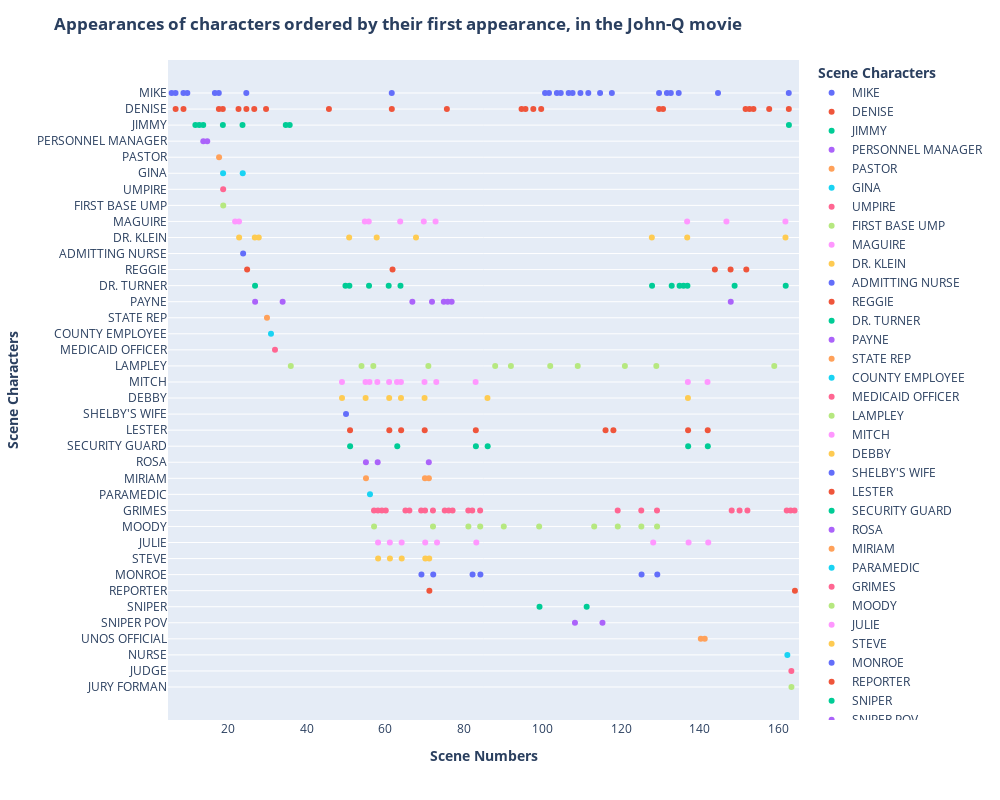

The notebook cell this image was saved under:
### Code cell
df_xter_app = dia.character_appearances(movie_characters)

### Figure 1 — Plotly figure (JSON) as saved in the notebook; plotly's stock layout.template omitted (floating-point values rounded to 4 significant figures)
{"data": [{"alignmentgroup": "True", "boxpoints": "all", "customdata": [["MIKE", 6], ["MIKE", 7], ["MIKE", 9], ["MIKE", 10], ["MIKE", 17], ["MIKE", 18], ["MIKE", 25], ["MIKE", 62], ["MIKE", 101], ["MIKE", 102], ["MIKE", 104], ["MIKE", 105], ["MIKE", 107], ["MIKE", 108], ["MIKE", 110], ["MIKE", 112], ["MIKE", 115], ["MIKE", 118], ["MIKE", 130], ["MIKE", 132], ["MIKE", 133], ["MIKE", 135], ["MIKE", 145], ["MIKE", 163]], "fillcolor": "rgba(255,255,255,0)", "hoveron": "points", "hovertemplate": "<b> Scene Characters <b>=%{customdata[0]}<br>Scene Numbers=%{customdata[1]}<extra></extra>", "legendgroup": "MIKE", "line": {"color": "rgba(255,255,255,0)"}, "marker": {"color": "#636efa"}, "name": "MIKE", "offsetgroup": "MIKE", "orientation": "v", "pointpos": 0, "showlegend": true, "type": "box", "x": [6, 7, 9, 10, 17, 18, 25, 62, 101, 102, 104, 105, 107, 108, 110, 112, 115, 118, 130, 132, 133, 135, 145, 163], "x0": " ", "xaxis": "x", "y": ["MIKE", "MIKE", "MIKE", "MIKE", "MIKE", "MIKE", "MIKE", "MIKE", "MIKE", "MIKE", "MIKE", "MIKE", "MIKE", "MIKE", "MIKE", "MIKE", "MIKE", "MIKE", "MIKE", "MIKE", "MIKE", "MIKE", "MIKE", "MIKE"], "y0": " ", "yaxis": "y"}, {"alignmentgroup": "True", "boxpoints": "all", "customdata": [["DENISE", 7], ["DENISE", 9], ["DENISE", 18], ["DENISE", 19], ["DENISE", 23], ["DENISE", 25], ["DENISE", 27], ["DENISE", 30], ["DENISE", 46], ["DENISE", 62], ["DENISE", 76], ["DENISE", 95], ["DENISE", 96], ["DENISE", 98], ["DENISE", 100], ["DENISE", 130], ["DENISE", 131], ["DENISE", 152], ["DENISE", 153], ["DENISE", 154], ["DENISE", 158], ["DENISE", 163]], "fillcolor": "rgba(255,255,255,0)", "hoveron": "points", "hovertemplate": "<b> Scene Characters <b>=%{customdata[0]}<br>Scene Numbers=%{customdata[1]}<extra></extra>", "legendgroup": "DENISE", "line": {"color": "rgba(255,255,255,0)"}, "marker": {"color": "#EF553B"}, "name": "DENISE", "offsetgroup": "DENISE", "orientation": "v", "pointpos": 0, "showlegend": true, "type": "box", "x": [7, 9, 18, 19, 23, 25, 27, 30, 46, 62, 76, 95, 96, 98, 100, 130, 131, 152, 153, 154, 158, 163], "x0": " ", "xaxis": "x", "y": ["DENISE", "DENISE", "DENISE", "DENISE", "DENISE", "DENISE", "DENISE", "DENISE", "DENISE", "DENISE", "DENISE", "DENISE", "DENISE", "DENISE", "DENISE", "DENISE", "DENISE", "DENISE", "DENISE", "DENISE", "DENISE", "DENISE"], "y0": " ", "yaxis": "y"}, {"alignmentgroup": "True", "boxpoints": "all", "customdata": [["JIMMY", 12], ["JIMMY", 13], ["JIMMY", 14], ["JIMMY", 19], ["JIMMY", 24], ["JIMMY", 35], ["JIMMY", 36], ["JIMMY", 163]], "fillcolor": "rgba(255,255,255,0)", "hoveron": "points", "hovertemplate": "<b> Scene Characters <b>=%{customdata[0]}<br>Scene Numbers=%{customdata[1]}<extra></extra>", "legendgroup": "JIMMY", "line": {"color": "rgba(255,255,255,0)"}, "marker": {"color": "#00cc96"}, "name": "JIMMY", "offsetgroup": "JIMMY", "orientation": "v", "pointpos": 0, "showlegend": true, "type": "box", "x": [12, 13, 14, 19, 24, 35, 36, 163], "x0": " ", "xaxis": "x", "y": ["JIMMY", "JIMMY", "JIMMY", "JIMMY", "JIMMY", "JIMMY", "JIMMY", "JIMMY"], "y0": " ", "yaxis": "y"}, {"alignmentgroup": "True", "boxpoints": "all", "customdata": [["PERSONNEL MANAGER", 14], ["PERSONNEL MANAGER", 15]], "fillcolor": "rgba(255,255,255,0)", "hoveron": "points", "hovertemplate": "<b> Scene Characters <b>=%{customdata[0]}<br>Scene Numbers=%{customdata[1]}<extra></extra>", "legendgroup": "PERSONNEL MANAGER", "line": {"color": "rgba(255,255,255,0)"}, "marker": {"color": "#ab63fa"}, "name": "PERSONNEL MANAGER", "offsetgroup": "PERSONNEL MANAGER", "orientation": "v", "pointpos": 0, "showlegend": true, "type": "box", "x": [14, 15], "x0": " ", "xaxis": "x", "y": ["PERSONNEL MANAGER", "PERSONNEL MANAGER"], "y0": " ", "yaxis": "y"}, {"alignmentgroup": "True", "boxpoints": "all", "customdata": [["PASTOR", 18]], "fillcolor": "rgba(255,255,255,0)", "hoveron": "points", "hovertemplate": "<b> Scene Characters <b>=%{customdata[0]}<br>Scene Numbers=%{customdata[1]}<extra></extra>", "legendgroup": "PASTOR", "line": {"color": "rgba(255,255,255,0)"}, "marker": {"color": "#FFA15A"}, "name": "PASTOR", "offsetgroup": "PASTOR", "orientation": "v", "pointpos": 0, "showlegend": true, "type": "box", "x": [18], "x0": " ", "xaxis": "x", "y": ["PASTOR"], "y0": " ", "yaxis": "y"}, {"alignmentgroup": "True", "boxpoints": "all", "customdata": [["GINA", 19], ["GINA", 24]], "fillcolor": "rgba(255,255,255,0)", "hoveron": "points", "hovertemplate": "<b> Scene Characters <b>=%{customdata[0]}<br>Scene Numbers=%{customdata[1]}<extra></extra>", "legendgroup": "GINA", "line": {"color": "rgba(255,255,255,0)"}, "marker": {"color": "#19d3f3"}, "name": "GINA", "offsetgroup": "GINA", "orientation": "v", "pointpos": 0, "showlegend": true, "type": "box", "x": [19, 24], "x0": " ", "xaxis": "x", "y": ["GINA", "GINA"], "y0": " ", "yaxis": "y"}, {"alignmentgroup": "True", "boxpoints": "all", "customdata": [["UMPIRE", 19]], "fillcolor": "rgba(255,255,255,0)", "hoveron": "points", "hovertemplate": "<b> Scene Characters <b>=%{customdata[0]}<br>Scene Numbers=%{customdata[1]}<extra></extra>", "legendgroup": "UMPIRE", "line": {"color": "rgba(255,255,255,0)"}, "marker": {"color": "#FF6692"}, "name": "UMPIRE", "offsetgroup": "UMPIRE", "orientation": "v", "pointpos": 0, "showlegend": true, "type": "box", "x": [19], "x0": " ", "xaxis": "x", "y": ["UMPIRE"], "y0": " ", "yaxis": "y"}, {"alignmentgroup": "True", "boxpoints": "all", "customdata": [["FIRST BASE UMP", 19]], "fillcolor": "rgba(255,255,255,0)", "hoveron": "points", "hovertemplate": "<b> Scene Characters <b>=%{customdata[0]}<br>Scene Numbers=%{customdata[1]}<extra></extra>", "legendgroup": "FIRST BASE UMP", "line": {"color": "rgba(255,255,255,0)"}, "marker": {"color": "#B6E880"}, "name": "FIRST BASE UMP", "offsetgroup": "FIRST BASE UMP", "orientation": "v", "pointpos": 0, "showlegend": true, "type": "box", "x": [19], "x0": " ", "xaxis": "x", "y": ["FIRST BASE UMP"], "y0": " ", "yaxis": "y"}, {"alignmentgroup": "True", "boxpoints": "all", "customdata": [["MAGUIRE", 22], ["MAGUIRE", 23], ["MAGUIRE", 55], ["MAGUIRE", 56], ["MAGUIRE", 64], ["MAGUIRE", 70], ["MAGUIRE", 73], ["MAGUIRE", 137], ["MAGUIRE", 147], ["MAGUIRE", 162]], "fillcolor": "rgba(255,255,255,0)", "hoveron": "points", "hovertemplate": "<b> Scene Characters <b>=%{customdata[0]}<br>Scene Numbers=%{customdata[1]}<extra></extra>", "legendgroup": "MAGUIRE", "line": {"color": "rgba(255,255,255,0)"}, "marker": {"color": "#FF97FF"}, "name": "MAGUIRE", "offsetgroup": "MAGUIRE", "orientation": "v", "pointpos": 0, "showlegend": true, "type": "box", "x": [22, 23, 55, 56, 64, 70, 73, 137, 147, 162], "x0": " ", "xaxis": "x", "y": ["MAGUIRE", "MAGUIRE", "MAGUIRE", "MAGUIRE", "MAGUIRE", "MAGUIRE", "MAGUIRE", "MAGUIRE", "MAGUIRE", "MAGUIRE"], "y0": " ", "yaxis": "y"}, {"alignmentgroup": "True", "boxpoints": "all", "customdata": [["DR. KLEIN", 23], ["DR. KLEIN", 27], ["DR. KLEIN", 28], ["DR. KLEIN", 51], ["DR. KLEIN", 58], ["DR. KLEIN", 68], ["DR. KLEIN", 128], ["DR. KLEIN", 137], ["DR. KLEIN", 162]], "fillcolor": "rgba(255,255,255,0)", "hoveron": "points", "hovertemplate": "<b> Scene Characters <b>=%{customdata[0]}<br>Scene Numbers=%{customdata[1]}<extra></extra>", "legendgroup": "DR. KLEIN", "line": {"color": "rgba(255,255,255,0)"}, "marker": {"color": "#FECB52"}, "name": "DR. KLEIN", "offsetgroup": "DR. KLEIN", "orientation": "v", "pointpos": 0, "showlegend": true, "type": "box", "x": [23, 27, 28, 51, 58, 68, 128, 137, 162], "x0": " ", "xaxis": "x", "y": ["DR. KLEIN", "DR. KLEIN", "DR. KLEIN", "DR. KLEIN", "DR. KLEIN", "DR. KLEIN", "DR. KLEIN", "DR. KLEIN", "DR. KLEIN"], "y0": " ", "yaxis": "y"}, {"alignmentgroup": "True", "boxpoints": "all", "customdata": [["ADMITTING NURSE", 24]], "fillcolor": "rgba(255,255,255,0)", "hoveron": "points", "hovertemplate": "<b> Scene Characters <b>=%{customdata[0]}<br>Scene Numbers=%{customdata[1]}<extra></extra>", "legendgroup": "ADMITTING NURSE", "line": {"color": "rgba(255,255,255,0)"}, "marker": {"color": "#636efa"}, "name": "ADMITTING NURSE", "offsetgroup": "ADMITTING NURSE", "orientation": "v", "pointpos": 0, "showlegend": true, "type": "box", "x": [24], "x0": " ", "xaxis": "x", "y": ["ADMITTING NURSE"], "y0": " ", "yaxis": "y"}, {"alignmentgroup": "True", "boxpoints": "all", "customdata": [["REGGIE", 25], ["REGGIE", 62], ["REGGIE", 144], ["REGGIE", 148], ["REGGIE", 152]], "fillcolor": "rgba(255,255,255,0)", "hoveron": "points", "hovertemplate": "<b> Scene Characters <b>=%{customdata[0]}<br>Scene Numbers=%{customdata[1]}<extra></extra>", "legendgroup": "REGGIE", "line": {"color": "rgba(255,255,255,0)"}, "marker": {"color": "#EF553B"}, "name": "REGGIE", "offsetgroup": "REGGIE", "orientation": "v", "pointpos": 0, "showlegend": true, "type": "box", "x": [25, 62, 144, 148, 152], "x0": " ", "xaxis": "x", "y": ["REGGIE", "REGGIE", "REGGIE", "REGGIE", "REGGIE"], "y0": " ", "yaxis": "y"}, {"alignmentgroup": "True", "boxpoints": "all", "customdata": [["DR. TURNER", 27], ["DR. TURNER", 50], ["DR. TURNER", 51], ["DR. TURNER", 56], ["DR. TURNER", 61], ["DR. TURNER", 64], ["DR. TURNER", 128], ["DR. TURNER", 133], ["DR. TURNER", 135], ["DR. TURNER", 136], ["DR. TURNER", 137], ["DR. TURNER", 149], ["DR. TURNER", 162]], "fillcolor": "rgba(255,255,255,0)", "hoveron": "points", "hovertemplate": "<b> Scene Characters <b>=%{customdata[0]}<br>Scene Numbers=%{customdata[1]}<extra></extra>", "legendgroup": "DR. TURNER", "line": {"color": "rgba(255,255,255,0)"}, "marker": {"color": "#00cc96"}, "name": "DR. TURNER", "offsetgroup": "DR. TURNER", "orientation": "v", "pointpos": 0, "showlegend": true, "type": "box", "x": [27, 50, 51, 56, 61, 64, 128, 133, 135, 136, 137, 149, 162], "x0": " ", "xaxis": "x", "y": ["DR. TURNER", "DR. TURNER", "DR. TURNER", "DR. TURNER", "DR. TURNER", "DR. TURNER", "DR. TURNER", "DR. TURNER", "DR. TURNER", "DR. TURNER", "DR. TURNER", "DR. TURNER", "DR. TURNER"], "y0": " ", "yaxis": "y"}, {"alignmentgroup": "True", "boxpoints": "all", "customdata": [["PAYNE", 27], ["PAYNE", 34], ["PAYNE", 67], ["PAYNE", 72], ["PAYNE", 75], ["PAYNE", 76], ["PAYNE", 77], ["PAYNE", 148]], "fillcolor": "rgba(255,255,255,0)", "hoveron": "points", "hovertemplate": "<b> Scene Characters <b>=%{customdata[0]}<br>Scene Numbers=%{customdata[1]}<extra></extra>", "legendgroup": "PAYNE", "line": {"color": "rgba(255,255,255,0)"}, "marker": {"color": "#ab63fa"}, "name": "PAYNE", "offsetgroup": "PAYNE", "orientation": "v", "pointpos": 0, "showlegend": true, "type": "box", "x": [27, 34, 67, 72, 75, 76, 77, 148], "x0": " ", "xaxis": "x", "y": ["PAYNE", "PAYNE", "PAYNE", "PAYNE", "PAYNE", "PAYNE", "PAYNE", "PAYNE"], "y0": " ", "yaxis": "y"}, {"alignmentgroup": "True", "boxpoints": "all", "customdata": [["STATE REP", 30]], "fillcolor": "rgba(255,255,255,0)", "hoveron": "points", "hovertemplate": "<b> Scene Characters <b>=%{customdata[0]}<br>Scene Numbers=%{customdata[1]}<extra></extra>", "legendgroup": "STATE REP", "line": {"color": "rgba(255,255,255,0)"}, "marker": {"color": "#FFA15A"}, "name": "STATE REP", "offsetgroup": "STATE REP", "orientation": "v", "pointpos": 0, "showlegend": true, "type": "box", "x": [30], "x0": " ", "xaxis": "x", "y": ["STATE REP"], "y0": " ", "yaxis": "y"}, {"alignmentgroup": "True", "boxpoints": "all", "customdata": [["COUNTY EMPLOYEE", 31]], "fillcolor": "rgba(255,255,255,0)", "hoveron": "points", "hovertemplate": "<b> Scene Characters <b>=%{customdata[0]}<br>Scene Numbers=%{customdata[1]}<extra></extra>", "legendgroup": "COUNTY EMPLOYEE", "line": {"color": "rgba(255,255,255,0)"}, "marker": {"color": "#19d3f3"}, "name": "COUNTY EMPLOYEE", "offsetgroup": "COUNTY EMPLOYEE", "orientation": "v", "pointpos": 0, "showlegend": true, "type": "box", "x": [31], "x0": " ", "xaxis": "x", "y": ["COUNTY EMPLOYEE"], "y0": " ", "yaxis": "y"}, {"alignmentgroup": "True", "boxpoints": "all", "customdata": [["MEDICAID OFFICER", 32]], "fillcolor": "rgba(255,255,255,0)", "hoveron": "points", "hovertemplate": "<b> Scene Characters <b>=%{customdata[0]}<br>Scene Numbers=%{customdata[1]}<extra></extra>", "legendgroup": "MEDICAID OFFICER", "line": {"color": "rgba(255,255,255,0)"}, "marker": {"color": "#FF6692"}, "name": "MEDICAID OFFICER", "offsetgroup": "MEDICAID OFFICER", "orientation": "v", "pointpos": 0, "showlegend": true, "type": "box", "x": [32], "x0": " ", "xaxis": "x", "y": ["MEDICAID OFFICER"], "y0": " ", "yaxis": "y"}, {"alignmentgroup": "True", "boxpoints": "all", "customdata": [["LAMPLEY", 36], ["LAMPLEY", 54], ["LAMPLEY", 57], ["LAMPLEY", 71], ["LAMPLEY", 88], ["LAMPLEY", 92], ["LAMPLEY", 102], ["LAMPLEY", 109], ["LAMPLEY", 121], ["LAMPLEY", 129], ["LAMPLEY", 159]], "fillcolor": "rgba(255,255,255,0)", "hoveron": "points", "hovertemplate": "<b> Scene Characters <b>=%{customdata[0]}<br>Scene Numbers=%{customdata[1]}<extra></extra>", "legendgroup": "LAMPLEY", "line": {"color": "rgba(255,255,255,0)"}, "marker": {"color": "#B6E880"}, "name": "LAMPLEY", "offsetgroup": "LAMPLEY", "orientation": "v", "pointpos": 0, "showlegend": true, "type": "box", "x": [36, 54, 57, 71, 88, 92, 102, 109, 121, 129, 159], "x0": " ", "xaxis": "x", "y": ["LAMPLEY", "LAMPLEY", "LAMPLEY", "LAMPLEY", "LAMPLEY", "LAMPLEY", "LAMPLEY", "LAMPLEY", "LAMPLEY", "LAMPLEY", "LAMPLEY"], "y0": " ", "yaxis": "y"}, {"alignmentgroup": "True", "boxpoints": "all", "customdata": [["MITCH", 49], ["MITCH", 55], ["MITCH", 56], ["MITCH", 58], ["MITCH", 61], ["MITCH", 63], ["MITCH", 64], ["MITCH", 70], ["MITCH", 73], ["MITCH", 83], ["MITCH", 137], ["MITCH", 142]], "fillcolor": "rgba(255,255,255,0)", "hoveron": "points", "hovertemplate": "<b> Scene Characters <b>=%{customdata[0]}<br>Scene Numbers=%{customdata[1]}<extra></extra>", "legendgroup": "MITCH", "line": {"color": "rgba(255,255,255,0)"}, "marker": {"color": "#FF97FF"}, "name": "MITCH", "offsetgroup": "MITCH", "orientation": "v", "pointpos": 0, "showlegend": true, "type": "box", "x": [49, 55, 56, 58, 61, 63, 64, 70, 73, 83, 137, 142], "x0": " ", "xaxis": "x", "y": ["MITCH", "MITCH", "MITCH", "MITCH", "MITCH", "MITCH", "MITCH", "MITCH", "MITCH", "MITCH", "MITCH", "MITCH"], "y0": " ", "yaxis": "y"}, {"alignmentgroup": "True", "boxpoints": "all", "customdata": [["DEBBY", 49], ["DEBBY", 55], ["DEBBY", 61], ["DEBBY", 64], ["DEBBY", 70], ["DEBBY", 86], ["DEBBY", 137]], "fillcolor": "rgba(255,255,255,0)", "hoveron": "points", "hovertemplate": "<b> Scene Characters <b>=%{customdata[0]}<br>Scene Numbers=%{customdata[1]}<extra></extra>", "legendgroup": "DEBBY", "line": {"color": "rgba(255,255,255,0)"}, "marker": {"color": "#FECB52"}, "name": "DEBBY", "offsetgroup": "DEBBY", "orientation": "v", "pointpos": 0, "showlegend": true, "type": "box", "x": [49, 55, 61, 64, 70, 86, 137], "x0": " ", "xaxis": "x", "y": ["DEBBY", "DEBBY", "DEBBY", "DEBBY", "DEBBY", "DEBBY", "DEBBY"], "y0": " ", "yaxis": "y"}, {"alignmentgroup": "True", "boxpoints": "all", "customdata": [["SHELBY'S WIFE", 50]], "fillcolor": "rgba(255,255,255,0)", "hoveron": "points", "hovertemplate": "<b> Scene Characters <b>=%{customdata[0]}<br>Scene Numbers=%{customdata[1]}<extra></extra>", "legendgroup": "SHELBY'S WIFE", "line": {"color": "rgba(255,255,255,0)"}, "marker": {"color": "#636efa"}, "name": "SHELBY'S WIFE", "offsetgroup": "SHELBY'S WIFE", "orientation": "v", "pointpos": 0, "showlegend": true, "type": "box", "x": [50], "x0": " ", "xaxis": "x", "y": ["SHELBY'S WIFE"], "y0": " ", "yaxis": "y"}, {"alignmentgroup": "True", "boxpoints": "all", "customdata": [["LESTER", 51], ["LESTER", 61], ["LESTER", 64], ["LESTER", 70], ["LESTER", 83], ["LESTER", 116], ["LESTER", 118], ["LESTER", 137], ["LESTER", 142]], "fillcolor": "rgba(255,255,255,0)", "hoveron": "points", "hovertemplate": "<b> Scene Characters <b>=%{customdata[0]}<br>Scene Numbers=%{customdata[1]}<extra></extra>", "legendgroup": "LESTER", "line": {"color": "rgba(255,255,255,0)"}, "marker": {"color": "#EF553B"}, "name": "LESTER", "offsetgroup": "LESTER", "orientation": "v", "pointpos": 0, "showlegend": true, "type": "box", "x": [51, 61, 64, 70, 83, 116, 118, 137, 142], "x0": " ", "xaxis": "x", "y": ["LESTER", "LESTER", "LESTER", "LESTER", "LESTER", "LESTER", "LESTER", "LESTER", "LESTER"], "y0": " ", "yaxis": "y"}, {"alignmentgroup": "True", "boxpoints": "all", "customdata": [["SECURITY GUARD", 51], ["SECURITY GUARD", 63], ["SECURITY GUARD", 83], ["SECURITY GUARD", 86], ["SECURITY GUARD", 137], ["SECURITY GUARD", 142]], "fillcolor": "rgba(255,255,255,0)", "hoveron": "points", "hovertemplate": "<b> Scene Characters <b>=%{customdata[0]}<br>Scene Numbers=%{customdata[1]}<extra></extra>", "legendgroup": "SECURITY GUARD", "line": {"color": "rgba(255,255,255,0)"}, "marker": {"color": "#00cc96"}, "name": "SECURITY GUARD", "offsetgroup": "SECURITY GUARD", "orientation": "v", "pointpos": 0, "showlegend": true, "type": "box", "x": [51, 63, 83, 86, 137, 142], "x0": " ", "xaxis": "x", "y": ["SECURITY GUARD", "SECURITY GUARD", "SECURITY GUARD", "SECURITY GUARD", "SECURITY GUARD", "SECURITY GUARD"], "y0": " ", "yaxis": "y"}, {"alignmentgroup": "True", "boxpoints": "all", "customdata": [["ROSA", 55], ["ROSA", 58], ["ROSA", 71]], "fillcolor": "rgba(255,255,255,0)", "hoveron": "points", "hovertemplate": "<b> Scene Characters <b>=%{customdata[0]}<br>Scene Numbers=%{customdata[1]}<extra></extra>", "legendgroup": "ROSA", "line": {"color": "rgba(255,255,255,0)"}, "marker": {"color": "#ab63fa"}, "name": "ROSA", "offsetgroup": "ROSA", "orientation": "v", "pointpos": 0, "showlegend": true, "type": "box", "x": [55, 58, 71], "x0": " ", "xaxis": "x", "y": ["ROSA", "ROSA", "ROSA"], "y0": " ", "yaxis": "y"}, {"alignmentgroup": "True", "boxpoints": "all", "customdata": [["MIRIAM", 55], ["MIRIAM", 70], ["MIRIAM", 71]], "fillcolor": "rgba(255,255,255,0)", "hoveron": "points", "hovertemplate": "<b> Scene Characters <b>=%{customdata[0]}<br>Scene Numbers=%{customdata[1]}<extra></extra>", "legendgroup": "MIRIAM", "line": {"color": "rgba(255,255,255,0)"}, "marker": {"color": "#FFA15A"}, "name": "MIRIAM", "offsetgroup": "MIRIAM", "orientation": "v", "pointpos": 0, "showlegend": true, "type": "box", "x": [55, 70, 71], "x0": " ", "xaxis": "x", "y": ["MIRIAM", "MIRIAM", "MIRIAM"], "y0": " ", "yaxis": "y"}, {"alignmentgroup": "True", "boxpoints": "all", "customdata": [["PARAMEDIC", 56]], "fillcolor": "rgba(255,255,255,0)", "hoveron": "points", "hovertemplate": "<b> Scene Characters <b>=%{customdata[0]}<br>Scene Numbers=%{customdata[1]}<extra></extra>", "legendgroup": "PARAMEDIC", "line": {"color": "rgba(255,255,255,0)"}, "marker": {"color": "#19d3f3"}, "name": "PARAMEDIC", "offsetgroup": "PARAMEDIC", "orientation": "v", "pointpos": 0, "showlegend": true, "type": "box", "x": [56], "x0": " ", "xaxis": "x", "y": ["PARAMEDIC"], "y0": " ", "yaxis": "y"}, {"alignmentgroup": "True", "boxpoints": "all", "customdata": [["GRIMES", 57], ["GRIMES", 58], ["GRIMES", 59], ["GRIMES", 60], ["GRIMES", 65], ["GRIMES", 66], ["GRIMES", 69], ["GRIMES", 70], ["GRIMES", 72], ["GRIMES", 75], ["GRIMES", 76], ["GRIMES", 77], ["GRIMES", 81], ["GRIMES", 82], ["GRIMES", 84], ["GRIMES", 119], ["GRIMES", 125], ["GRIMES", 129], ["GRIMES", 148], ["GRIMES", 150], ["GRIMES", 152], ["GRIMES", 162], ["GRIMES", 163], ["GRIMES", 164]], "fillcolor": "rgba(255,255,255,0)", "hoveron": "points", "hovertemplate": "<b> Scene Characters <b>=%{customdata[0]}<br>Scene Numbers=%{customdata[1]}<extra></extra>", "legendgroup": "GRIMES", "line": {"color": "rgba(255,255,255,0)"}, "marker": {"color": "#FF6692"}, "name": "GRIMES", "offsetgroup": "GRIMES", "orientation": "v", "pointpos": 0, "showlegend": true, "type": "box", "x": [57, 58, 59, 60, 65, 66, 69, 70, 72, 75, 76, 77, 81, 82, 84, 119, 125, 129, 148, 150, 152, 162, 163, 164], "x0": " ", "xaxis": "x", "y": ["GRIMES", "GRIMES", "GRIMES", "GRIMES", "GRIMES", "GRIMES", "GRIMES", "GRIMES", "GRIMES", "GRIMES", "GRIMES", "GRIMES", "GRIMES", "GRIMES", "GRIMES", "GRIMES", "GRIMES", "GRIMES", "GRIMES", "GRIMES", "GRIMES", "GRIMES", "GRIMES", "GRIMES"], "y0": " ", "yaxis": "y"}, {"alignmentgroup": "True", "boxpoints": "all", "customdata": [["MOODY", 57], ["MOODY", 72], ["MOODY", 81], ["MOODY", 84], ["MOODY", 90], ["MOODY", 99], ["MOODY", 113], ["MOODY", 119], ["MOODY", 125], ["MOODY", 129]], "fillcolor": "rgba(255,255,255,0)", "hoveron": "points", "hovertemplate": "<b> Scene Characters <b>=%{customdata[0]}<br>Scene Numbers=%{customdata[1]}<extra></extra>", "legendgroup": "MOODY", "line": {"color": "rgba(255,255,255,0)"}, "marker": {"color": "#B6E880"}, "name": "MOODY", "offsetgroup": "MOODY", "orientation": "v", "pointpos": 0, "showlegend": true, "type": "box", "x": [57, 72, 81, 84, 90, 99, 113, 119, 125, 129], "x0": " ", "xaxis": "x", "y": ["MOODY", "MOODY", "MOODY", "MOODY", "MOODY", "MOODY", "MOODY", "MOODY", "MOODY", "MOODY"], "y0": " ", "yaxis": "y"}, {"alignmentgroup": "True", "boxpoints": "all", "customdata": [["JULIE", 58], ["JULIE", 61], ["JULIE", 64], ["JULIE", 70], ["JULIE", 73], ["JULIE", 83], ["JULIE", 128], ["JULIE", 137], ["JULIE", 142]], "fillcolor": "rgba(255,255,255,0)", "hoveron": "points", "hovertemplate": "<b> Scene Characters <b>=%{customdata[0]}<br>Scene Numbers=%{customdata[1]}<extra></extra>", "legendgroup": "JULIE", "line": {"color": "rgba(255,255,255,0)"}, "marker": {"color": "#FF97FF"}, "name": "JULIE", "offsetgroup": "JULIE", "orientation": "v", "pointpos": 0, "showlegend": true, "type": "box", "x": [58, 61, 64, 70, 73, 83, 128, 137, 142], "x0": " ", "xaxis": "x", "y": ["JULIE", "JULIE", "JULIE", "JULIE", "JULIE", "JULIE", "JULIE", "JULIE", "JULIE"], "y0": " ", "yaxis": "y"}, {"alignmentgroup": "True", "boxpoints": "all", "customdata": [["STEVE", 58], ["STEVE", 61], ["STEVE", 64], ["STEVE", 70], ["STEVE", 71]], "fillcolor": "rgba(255,255,255,0)", "hoveron": "points", "hovertemplate": "<b> Scene Characters <b>=%{customdata[0]}<br>Scene Numbers=%{customdata[1]}<extra></extra>", "legendgroup": "STEVE", "line": {"color": "rgba(255,255,255,0)"}, "marker": {"color": "#FECB52"}, "name": "STEVE", "offsetgroup": "STEVE", "orientation": "v", "pointpos": 0, "showlegend": true, "type": "box", "x": [58, 61, 64, 70, 71], "x0": " ", "xaxis": "x", "y": ["STEVE", "STEVE", "STEVE", "STEVE", "STEVE"], "y0": " ", "yaxis": "y"}, {"alignmentgroup": "True", "boxpoints": "all", "customdata": [["MONROE", 69], ["MONROE", 72], ["MONROE", 82], ["MONROE", 84], ["MONROE", 125], ["MONROE", 129]], "fillcolor": "rgba(255,255,255,0)", "hoveron": "points", "hovertemplate": "<b> Scene Characters <b>=%{customdata[0]}<br>Scene Numbers=%{customdata[1]}<extra></extra>", "legendgroup": "MONROE", "line": {"color": "rgba(255,255,255,0)"}, "marker": {"color": "#636efa"}, "name": "MONROE", "offsetgroup": "MONROE", "orientation": "v", "pointpos": 0, "showlegend": true, "type": "box", "x": [69, 72, 82, 84, 125, 129], "x0": " ", "xaxis": "x", "y": ["MONROE", "MONROE", "MONROE", "MONROE", "MONROE", "MONROE"], "y0": " ", "yaxis": "y"}, {"alignmentgroup": "True", "boxpoints": "all", "customdata": [["REPORTER", 71], ["REPORTER", 164]], "fillcolor": "rgba(255,255,255,0)", "hoveron": "points", "hovertemplate": "<b> Scene Characters <b>=%{customdata[0]}<br>Scene Numbers=%{customdata[1]}<extra></extra>", "legendgroup": "REPORTER", "line": {"color": "rgba(255,255,255,0)"}, "marker": {"color": "#EF553B"}, "name": "REPORTER", "offsetgroup": "REPORTER", "orientation": "v", "pointpos": 0, "showlegend": true, "type": "box", "x": [71, 164], "x0": " ", "xaxis": "x", "y": ["REPORTER", "REPORTER"], "y0": " ", "yaxis": "y"}, {"alignmentgroup": "True", "boxpoints": "all", "customdata": [["SNIPER", 99], ["SNIPER", 111]], "fillcolor": "rgba(255,255,255,0)", "hoveron": "points", "hovertemplate": "<b> Scene Characters <b>=%{customdata[0]}<br>Scene Numbers=%{customdata[1]}<extra></extra>", "legendgroup": "SNIPER", "line": {"color": "rgba(255,255,255,0)"}, "marker": {"color": "#00cc96"}, "name": "SNIPER", "offsetgroup": "SNIPER", "orientation": "v", "pointpos": 0, "showlegend": true, "type": "box", "x": [99, 111], "x0": " ", "xaxis": "x", "y": ["SNIPER", "SNIPER"], "y0": " ", "yaxis": "y"}, {"alignmentgroup": "True", "boxpoints": "all", "customdata": [["SNIPER POV", 108], ["SNIPER POV", 115]], "fillcolor": "rgba(255,255,255,0)", "hoveron": "points", "hovertemplate": "<b> Scene Characters <b>=%{customdata[0]}<br>Scene Numbers=%{customdata[1]}<extra></extra>", "legendgroup": "SNIPER POV", "line": {"color": "rgba(255,255,255,0)"}, "marker": {"color": "#ab63fa"}, "name": "SNIPER POV", "offsetgroup": "SNIPER POV", "orientation": "v", "pointpos": 0, "showlegend": true, "type": "box", "x": [108, 115], "x0": " ", "xaxis": "x", "y": ["SNIPER POV", "SNIPER POV"], "y0": " ", "yaxis": "y"}, {"alignmentgroup": "True", "boxpoints": "all", "customdata": [["UNOS OFFICIAL", 140], ["UNOS OFFICIAL", 141]], "fillcolor": "rgba(255,255,255,0)", "hoveron": "points", "hovertemplate": "<b> Scene Characters <b>=%{customdata[0]}<br>Scene Numbers=%{customdata[1]}<extra></extra>", "legendgroup": "UNOS OFFICIAL", "line": {"color": "rgba(255,255,255,0)"}, "marker": {"color": "#FFA15A"}, "name": "UNOS OFFICIAL", "offsetgroup": "UNOS OFFICIAL", "orientation": "v", "pointpos": 0, "showlegend": true, "type": "box", "x": [140, 141], "x0": " ", "xaxis": "x", "y": ["UNOS OFFICIAL", "UNOS OFFICIAL"], "y0": " ", "yaxis": "y"}, {"alignmentgroup": "True", "boxpoints": "all", "customdata": [["NURSE", 162]], "fillcolor": "rgba(255,255,255,0)", "hoveron": "points", "hovertemplate": "<b> Scene Characters <b>=%{customdata[0]}<br>Scene Numbers=%{customdata[1]}<extra></extra>", "legendgroup": "NURSE", "line": {"color": "rgba(255,255,255,0)"}, "marker": {"color": "#19d3f3"}, "name": "NURSE", "offsetgroup": "NURSE", "orientation": "v", "pointpos": 0, "showlegend": true, "type": "box", "x": [162], "x0": " ", "xaxis": "x", "y": ["NURSE"], "y0": " ", "yaxis": "y"}, {"alignmentgroup": "True", "boxpoints": "all", "customdata": [["JUDGE", 163]], "fillcolor": "rgba(255,255,255,0)", "hoveron": "points", "hovertemplate": "<b> Scene Characters <b>=%{customdata[0]}<br>Scene Numbers=%{customdata[1]}<extra></extra>", "legendgroup": "JUDGE", "line": {"color": "rgba(255,255,255,0)"}, "marker": {"color": "#FF6692"}, "name": "JUDGE", "offsetgroup": "JUDGE", "orientation": "v", "pointpos": 0, "showlegend": true, "type": "box", "x": [163], "x0": " ", "xaxis": "x", "y": ["JUDGE"], "y0": " ", "yaxis": "y"}, {"alignmentgroup": "True", "boxpoints": "all", "customdata": [["JURY FORMAN", 163]], "fillcolor": "rgba(255,255,255,0)", "hoveron": "points", "hovertemplate": "<b> Scene Characters <b>=%{customdata[0]}<br>Scene Numbers=%{customdata[1]}<extra></extra>", "legendgroup": "JURY FORMAN", "line": {"color": "rgba(255,255,255,0)"}, "marker": {"color": "#B6E880"}, "name": "JURY FORMAN", "offsetgroup": "JURY FORMAN", "orientation": "v", "pointpos": 0, "showlegend": true, "type": "box", "x": [163], "x0": " ", "xaxis": "x", "y": ["JURY FORMAN"], "y0": " ", "yaxis": "y"}], "layout": {"boxmode": "group", "height": 800, "legend": {"title": {"text": "<b> Scene Characters <b>"}, "tracegroupgap": 0}, "margin": {"t": 60}, "title": {"text": "<b> Appearances of characters ordered by their first appearance, in the John-Q movie <b>"}, "width": 1000, "xaxis": {"anchor": "y", "domain": [0, 1], "title": {"text": "<b> Scene Numbers <b>"}}, "yaxis": {"anchor": "x", "categoryarray": ["JURY FORMAN", "JUDGE", "NURSE", "UNOS OFFICIAL", "SNIPER POV", "SNIPER", "REPORTER", "MONROE", "STEVE", "JULIE", "MOODY", "GRIMES", "PARAMEDIC", "MIRIAM", "ROSA", "SECURITY GUARD", "LESTER", "SHELBY'S WIFE", "DEBBY", "MITCH", "LAMPLEY", "MEDICAID OFFICER", "COUNTY EMPLOYEE", "STATE REP", "PAYNE", "DR. TURNER", "REGGIE", "ADMITTING NURSE", "DR. KLEIN", "MAGUIRE", "FIRST BASE UMP", "UMPIRE", "GINA", "PASTOR", "PERSONNEL MANAGER", "JIMMY", "DENISE", "MIKE"], "categoryorder": "array", "domain": [0, 1], "title": {"text": "<b> Scene Characters <b>"}}}}
